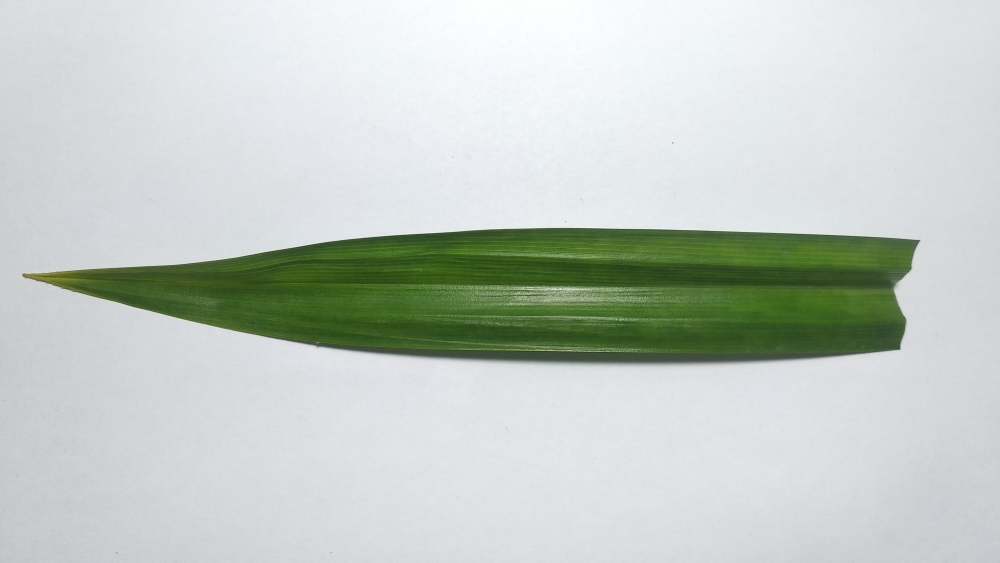
#> input picture Pandan/051.jpg, 4000 x 2250 px, found by its file name (shown at 1/4 size)
$ jupyter execute cropping.ipynb   (shell and % lines are left out)
#> lines starting #> are read from the running program, lines starting #| are printed output that depends on the picture
<a href="https://colab.research.google.com/github/hanandaks/tugas4_hanandagagas_119/blob/main/image_fundamental/cropping.ipynb" target="_parent"></a>

[cell 1]
# import the necessary packages
from matplotlib import pyplot as plt
import numpy as np
import argparse
import cv2

[cell 2]
def plt_imshow(title, image):
	# convert the image frame BGR to RGB color space and display it
	image = cv2.cvtColor(image, cv2.COLOR_BGR2RGB)
	plt.imshow(image)
	plt.title(title)
	plt.grid(False)
	plt.show()

[cell 3]
I = np.arange(0, 25)
I

[cell 4]
I = I.reshape((5, 5))
I

[cell 5]
I[0:3, 0:2]

[cell 6]
I[3:5, 1:5]

[cell 7]
# # construct the argument parser and parse the arguments
# ap = argparse.ArgumentParser()
# ap.add_argument("-i", "--image", type=str, default="adrian.png",
# 	help="path to the input image")
# args = vars(ap.parse_args())

# since we are using Jupyter Notebooks we can replace our argument
# parsing code with *hard coded* arguments and values
args = {
	"image": "051.jpg"
}

[cell 8]
# load the input image and display it to our screen
image = cv2.imread(args["image"])
#> image is the input picture: shape (2250, 4000, 3); mean B, G, R 198.3, 204, 196.5
plt_imshow("Original", image)

# cropping an image with OpenCV is accomplished via simple NumPy
# array slices in startY:endY, startX:endX order -- here we are
# cropping the monitor from the image (these coordinates were
# determined using photo editing software such as Photoshop,
# GIMP, Paint, etc.)
# Dimension lab.jpeg = 720x1600
lab = image[700:1550, 0:4000]
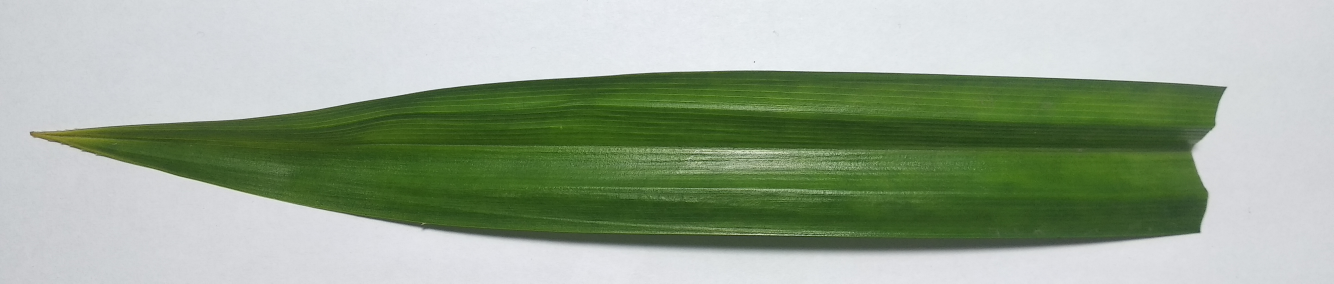
#> lab: shape (850, 4000, 3) (shown at 1/3 size); mean B, G, R 147.4, 168, 153.5
plt_imshow("lab", lab)


$ run again, with Pandan/052.jpg copied over Pandan/051.jpg
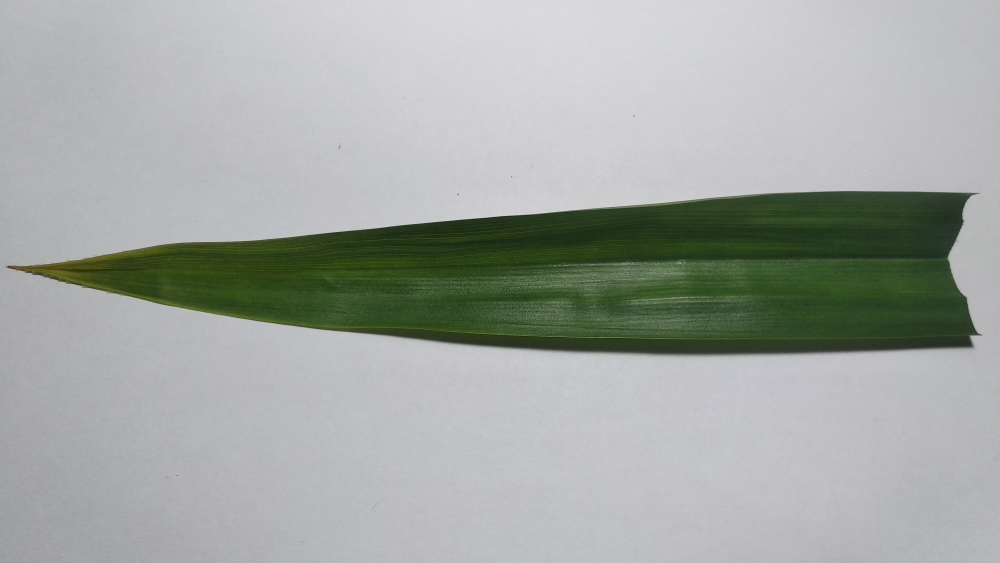
#> input picture Pandan/052.jpg, 4000 x 2250 px, found by its file name (shown at 1/4 size)
#> image is the input picture: shape (2250, 4000, 3); mean B, G, R 164.3, 168.1, 163.8
#> `lab = image[700:1550, 0:4000]`:
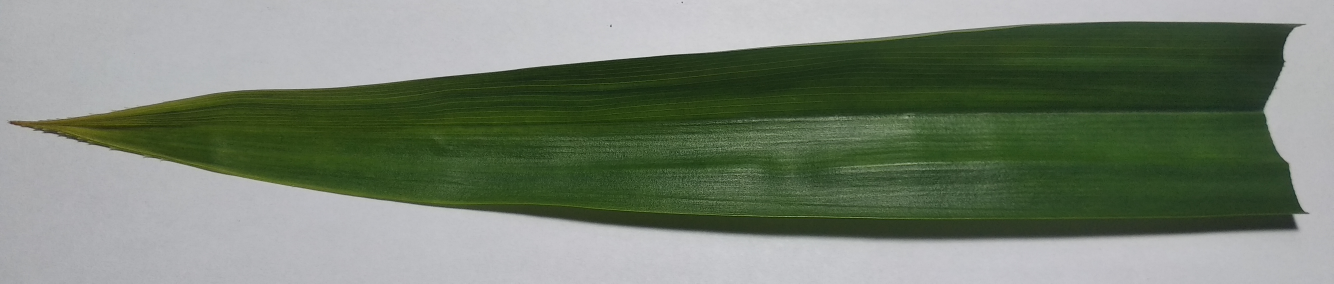
#> lab: shape (850, 4000, 3) (shown at 1/3 size); mean B, G, R 112.8, 128.7, 117.9
#> image: shape (850, 4000, 3)

$ run again, with Pandan/053.jpg copied over Pandan/051.jpg
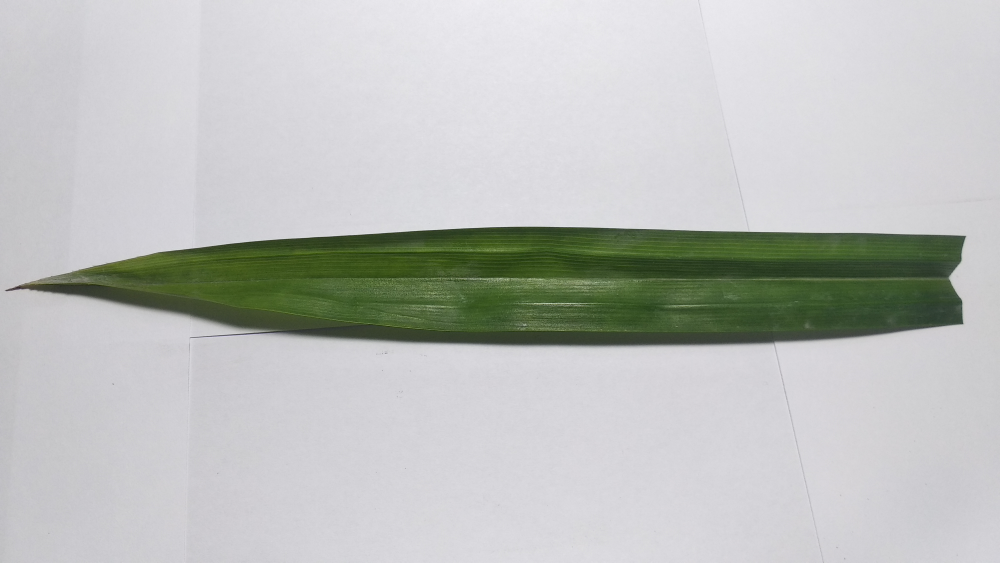
#> input picture Pandan/053.jpg, 4000 x 2250 px, found by its file name (shown at 1/4 size)
#> image is the input picture: shape (2250, 4000, 3); mean B, G, R 189.6, 192, 189.6
#> `lab = image[700:1550, 0:4000]`:
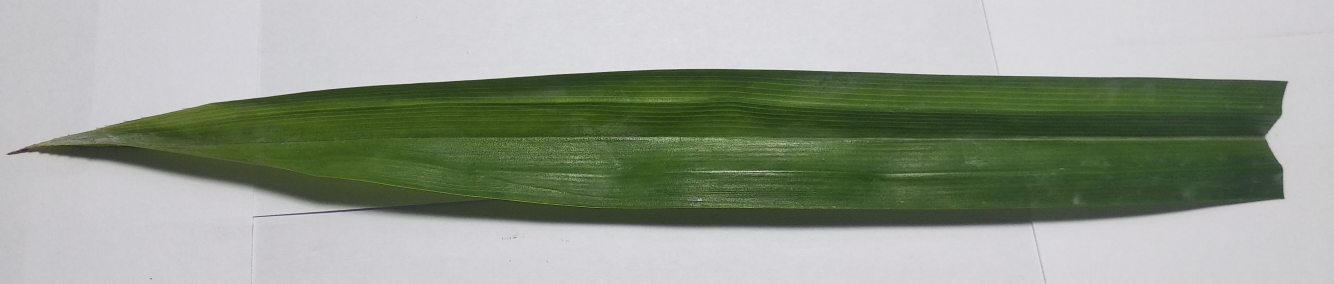
#> lab: shape (850, 4000, 3) (shown at 1/3 size); mean B, G, R 143.6, 157.3, 149.5
#> image: shape (850, 4000, 3)

$ run again, with Pandan/054.jpg copied over Pandan/051.jpg
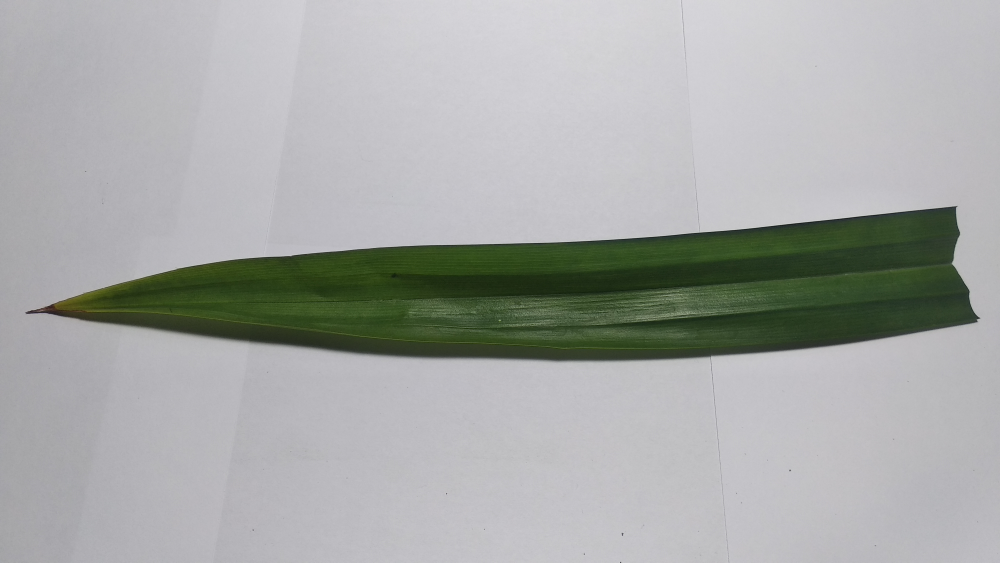
#> input picture Pandan/054.jpg, 4000 x 2250 px, found by its file name (shown at 1/4 size)
#> image is the input picture: shape (2250, 4000, 3); mean B, G, R 167.7, 169.5, 167.2
#> `lab = image[700:1550, 0:4000]`:
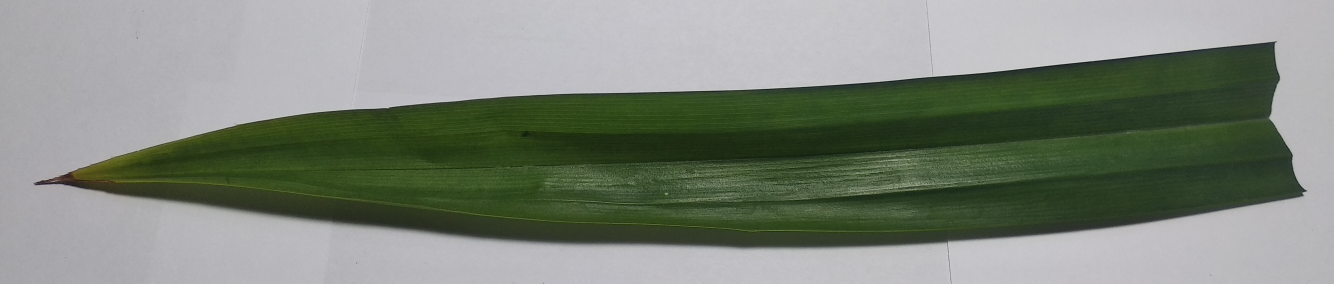
#> lab: shape (850, 4000, 3) (shown at 1/3 size); mean B, G, R 123, 134.4, 127
#> image: shape (850, 4000, 3)
